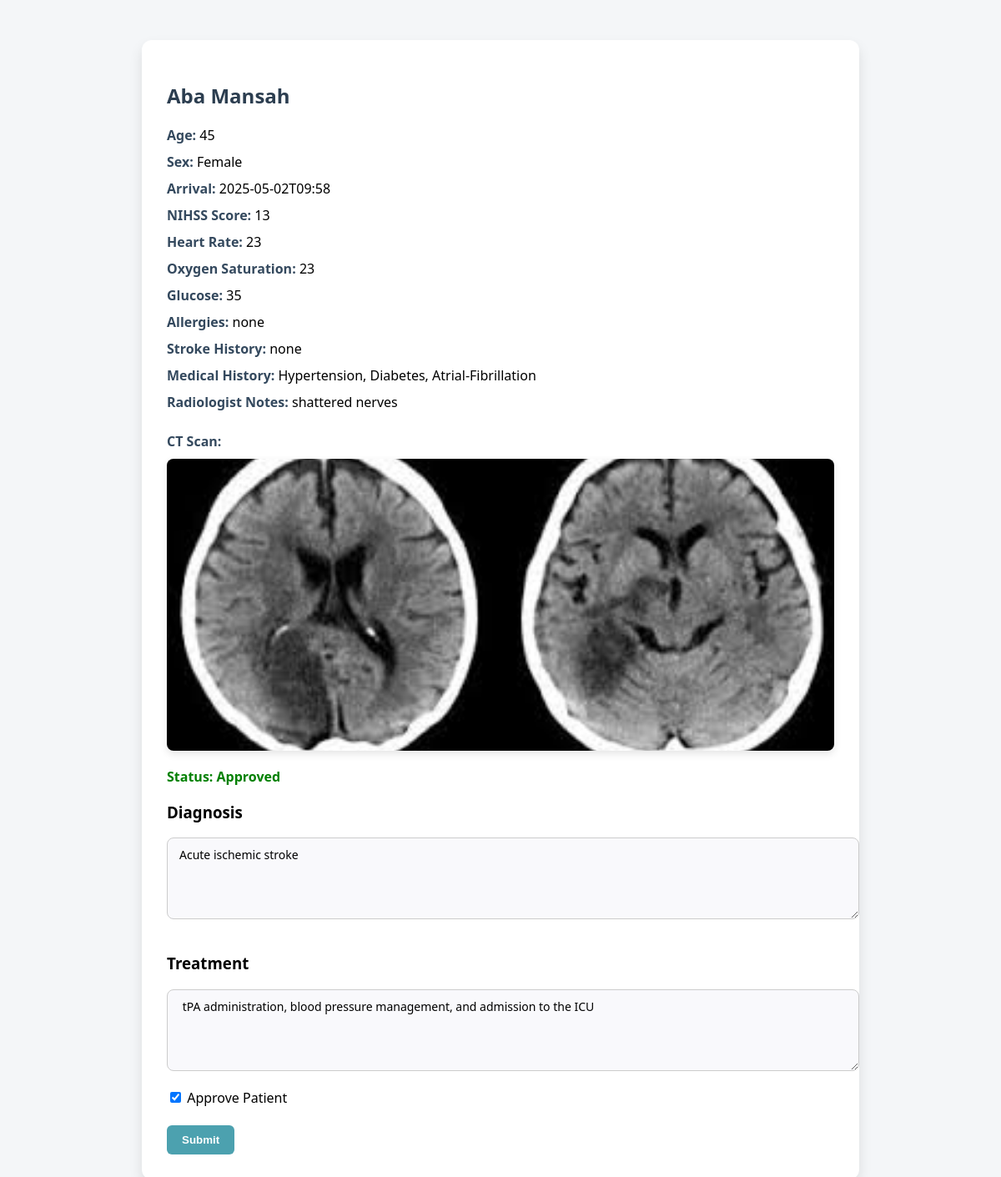
Screenshot of /patients/3 with the database file from the repository.
### app.py (models this page shows)
class Patient(db.Model):
    id = db.Column(db.Integer, primary_key=True)
    fullname = db.Column(db.String(300))
    age = db.Column(db.Integer)
    sex = db.Column(db.String(300))
    arrival = db.Column(db.Integer)
    systolic = db.Column(db.Integer)
    diastolic = db.Column(db.Integer)
    heart_rate = db.Column(db.Integer)
    temperature = db.Column(db.Integer)
    oxygen_saturation = db.Column(db.Integer)
    glucose = db.Column(db.Integer)
    current_medications = db.Column(db.String(300))
    allergies = db.Column(db.String(300))
    stroke_history = db.Column(db.String(500))
    medical_history = db.Column(db.String(500))
    radiologist_notes = db.Column(db.String(500))
    nhiss_score = db.Column(db.Integer)
    diagnosis = db.Column(db.String(500))
    treatment = db.Column(db.String(500))
    neuro_approved = db.Column(db.Boolean, default=False)
    ct_scan_filename = db.Column(db.String(255))

### app.py (the view)
@app.route('/patients/<int:patient_id>')
def view_patient(patient_id):
    patient = Patient.query.get_or_404(patient_id)
    return render_template("view_patient.html", patient=patient)

### templates/view_patient.html (shortened to what this page needs)
<!DOCTYPE html>
<html lang="en">
<head>
</head>
<body>
  <div class="card">
    <h2>{{ patient.fullname }}</h2>
    <div class="detail"><span class="label">Age:</span> {{ patient.age }}</div>
    <div class="detail"><span class="label">Sex:</span> {{ patient.sex }}</div>
    <div class="detail"><span class="label">Arrival:</span> {{ patient.arrival }}</div>
    <div class="detail"><span class="label">NIHSS Score:</span> {{ patient.nhiss_score }}</div>
    <div class="detail"><span class="label">Heart Rate:</span> {{ patient.heart_rate }}</div>
    <div class="detail"><span class="label">Oxygen Saturation:</span> {{ patient.oxygen_saturation }}</div>
    <div class="detail"><span class="label">Glucose:</span> {{ patient.glucose }}</div>
    <div class="detail"><span class="label">Allergies:</span> {{ patient.allergies }}</div>
    <div class="detail"><span class="label">Stroke History:</span> {{ patient.stroke_history }}</div>
    <div class="detail"><span class="label">Medical History:</span> {{ patient.medical_history }}</div>
    <div class="detail"><span class="label">Radiologist Notes:</span> {{ patient.radiologist_notes }}</div>
    {% if patient.ct_scan_filename %}
    <div class="ct-scan">
      <span class="label">CT Scan:</span>
      <img src="{{ url_for('static', filename='uploads/' + patient.ct_scan_filename) }}" alt="CT Scan">
    </div>
    {% endif %}
    <div class="status {% if patient.neuro_approved %}approved{% else %}pending{% endif %}">
      Status: {{ 'Approved' if patient.neuro_approved else 'Pending Review' }}
    </div>
    <form action="{{ url_for('update_patient', patient_id=patient.id) }}" method="POST">
      <h3>Diagnosis</h3>
      <textarea name="diagnosis" rows="4">{{ patient.diagnosis or '' }}</textarea>
      <h3>Treatment</h3>
      <textarea name="treatment" rows="4">{{ patient.treatment or '' }}</textarea>
      <label>
        <input type="checkbox" name="neuro_approved" {% if patient.neuro_approved %}checked{% endif %}>
        Approve Patient
      </label>
      <br><br>
      <button type="submit">Submit</button>
    </form>
  </div>
</body>
</html>

### templates/view_patient.html (style rules this page uses)
body { font-family: 'Segoe UI', sans-serif; padding: 40px; background-color: #f4f6f8; }
.card { background: white; padding: 30px; border-radius: 12px; max-width: 800px; margin: auto; box-shadow: 0 8px 16px rgba(0, 0, 0, 0.1); }
h2 { margin-bottom: 20px; color: #2c3e50; }
.detail { margin-bottom: 10px; font-size: 16px; }
.label { font-weight: bold; color: #34495e; }
.ct-scan { margin-top: 25px; }
.ct-scan img { width: 100%; max-height: 350px; object-fit: cover; border-radius: 8px; margin-top: 10px; box-shadow: 0 4px 10px rgba(0, 0, 0, 0.1); }
.status { font-size: 16px; margin-top: 15px; font-weight: bold; }
.status.approved { color: green; }
textarea { width: 100%; padding: 10px 14px; margin-bottom: 16px; border: 1.2px solid #ccc; border-radius: 8px; font-family: 'Segoe UI', sans-serif; font-size: 14px; background-color: #f9f9fc; transition: border-color 0.3s ease }
button { background-color: #4ca1af; color: white; border: none; padding: 10px 18px; border-radius: 6px; font-weight: bold; cursor: pointer; }

### rows the page displays
Patient: fullname "Aba Mansah", age "45", sex "Female", arrival "2025-05-02T09:58", nhiss_score "13", heart_rate "23", oxygen_saturation "23", glucose "35", allergies "none", stroke_history "none", medical_history "Hypertension, Diabetes, Atrial-Fibrillation", radiologist_notes "shattered nerves", ct_scan_filename (picture), neuro_approved "Approved", diagnosis "Acute ischemic stroke", treatment "tPA administration, blood pressure management, and admission to the ICU", neuro_approved "☑"
